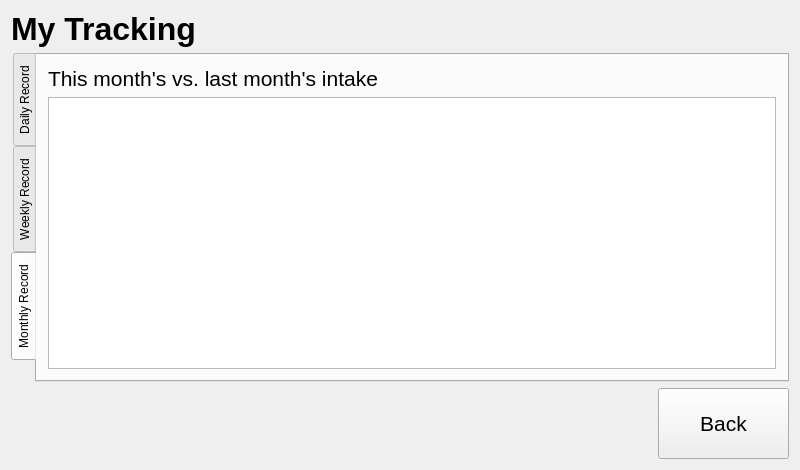
<?xml version="1.0" encoding="UTF-8"?>
<ui version="4.0">
 <class>trackingMenu</class>
 <widget class="QWidget" name="trackingMenu">
  <property name="geometry">
   <rect>
    <x>0</x>
    <y>0</y>
    <width>800</width>
    <height>470</height>
   </rect>
  </property>
  <property name="windowTitle">
   <string>trackingMenu</string>
  </property>
  <layout class="QGridLayout" name="gridLayout">
   <item row="0" column="0" colspan="2">
    <widget class="QLabel" name="lbl_title">
     <property name="minimumSize">
      <size>
       <width>776</width>
       <height>31</height>
      </size>
     </property>
     <property name="font">
      <font>
       <family>Helvetica Neue</family>
       <pointsize>24</pointsize>
       <weight>75</weight>
       <bold>true</bold>
      </font>
     </property>
     <property name="text">
      <string>My Tracking</string>
     </property>
    </widget>
   </item>
   <item row="1" column="0" colspan="2">
    <widget class="QTabWidget" name="tabWidget">
     <property name="layoutDirection">
      <enum>Qt::LeftToRight</enum>
     </property>
     <property name="tabPosition">
      <enum>QTabWidget::West</enum>
     </property>
     <property name="tabShape">
      <enum>QTabWidget::Rounded</enum>
     </property>
     <property name="currentIndex">
      <number>2</number>
     </property>
     <property name="iconSize">
      <size>
       <width>100</width>
       <height>100</height>
      </size>
     </property>
     <property name="usesScrollButtons">
      <bool>false</bool>
     </property>
     <property name="documentMode">
      <bool>false</bool>
     </property>
     <widget class="QWidget" name="tab_dailyRecord">
      <attribute name="title">
       <string>Daily Record</string>
      </attribute>
      <layout class="QGridLayout" name="gridLayout_3">
       <item row="0" column="0">
        <spacer name="verticalSpacer">
         <property name="orientation">
          <enum>Qt::Vertical</enum>
         </property>
         <property name="sizeHint" stdset="0">
          <size>
           <width>20</width>
           <height>116</height>
          </size>
         </property>
        </spacer>
       </item>
       <item row="1" column="0">
        <layout class="QGridLayout" name="gridLayout_2">
         <item row="1" column="0">
          <widget class="QProgressBar" name="progressBar_today">
           <property name="value">
            <number>24</number>
           </property>
          </widget>
         </item>
         <item row="0" column="0">
          <widget class="QLabel" name="lbl_today">
           <property name="font">
            <font>
             <pointsize>16</pointsize>
            </font>
           </property>
           <property name="text">
            <string>Today's calorie intake</string>
           </property>
          </widget>
         </item>
         <item row="0" column="1">
          <widget class="QLabel" name="lbl_yesterday">
           <property name="font">
            <font>
             <pointsize>16</pointsize>
            </font>
           </property>
           <property name="text">
            <string>Yesterday's calorie intake</string>
           </property>
          </widget>
         </item>
         <item row="1" column="1">
          <widget class="QProgressBar" name="progressBar_yesterday">
           <property name="value">
            <number>24</number>
           </property>
           <property name="invertedAppearance">
            <bool>false</bool>
           </property>
          </widget>
         </item>
        </layout>
       </item>
       <item row="2" column="0">
        <spacer name="verticalSpacer_2">
         <property name="orientation">
          <enum>Qt::Vertical</enum>
         </property>
         <property name="sizeHint" stdset="0">
          <size>
           <width>20</width>
           <height>115</height>
          </size>
         </property>
        </spacer>
       </item>
      </layout>
     </widget>
     <widget class="QWidget" name="tab_weeklyRecord">
      <attribute name="title">
       <string>Weekly Record</string>
      </attribute>
      <layout class="QGridLayout" name="gridLayout_5">
       <item row="0" column="0">
        <layout class="QGridLayout" name="gridLayout_4">
         <item row="0" column="0">
          <widget class="QLabel" name="lbl_week">
           <property name="font">
            <font>
             <family>Helvetica Neue</family>
             <pointsize>16</pointsize>
            </font>
           </property>
           <property name="text">
            <string>This week's vs. last week's intake</string>
           </property>
          </widget>
         </item>
         <item row="1" column="0">
          <widget class="QGraphicsView" name="graphicsView"/>
         </item>
        </layout>
       </item>
      </layout>
     </widget>
     <widget class="QWidget" name="tab_monthlyRecord">
      <attribute name="title">
       <string>Monthly Record</string>
      </attribute>
      <layout class="QGridLayout" name="gridLayout_6">
       <item row="0" column="0">
        <layout class="QVBoxLayout" name="verticalLayout">
         <item>
          <widget class="QLabel" name="lbl_month">
           <property name="font">
            <font>
             <family>Helvetica Neue</family>
             <pointsize>16</pointsize>
            </font>
           </property>
           <property name="text">
            <string>This month's vs. last month's intake</string>
           </property>
          </widget>
         </item>
         <item>
          <widget class="QGraphicsView" name="graphicsView_2"/>
         </item>
        </layout>
       </item>
      </layout>
     </widget>
    </widget>
   </item>
   <item row="2" column="0">
    <spacer name="horizontalSpacer">
     <property name="orientation">
      <enum>Qt::Horizontal</enum>
     </property>
     <property name="sizeHint" stdset="0">
      <size>
       <width>650</width>
       <height>20</height>
      </size>
     </property>
    </spacer>
   </item>
   <item row="2" column="1">
    <widget class="QPushButton" name="btn_back">
     <property name="minimumSize">
      <size>
       <width>131</width>
       <height>71</height>
      </size>
     </property>
     <property name="font">
      <font>
       <family>Helvetica Neue</family>
       <pointsize>16</pointsize>
      </font>
     </property>
     <property name="text">
      <string>Back</string>
     </property>
    </widget>
   </item>
  </layout>
 </widget>
 <layoutdefault spacing="6" margin="11"/>
 <resources/>
 <connections/>
</ui>
